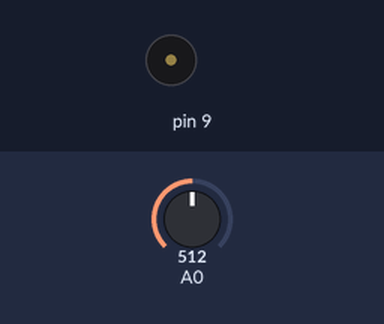
The sketch below on a simulated Arduino Uno, built with avr-gcc and run on an emulated ATmega328P. Parts: buzzer (waves = sounding). The inputs (shaded band) are chosen by the test bench; at power-on: A0 = 512. What the sketch prints to the serial monitor is not drawn.

Above: at 1.2 s.
1.3 s: A0 set to 637
4.3 s: A0 set to 668
Timing chart, 0 to 13.3 s (numbered marks = the images above; inputs shaded):
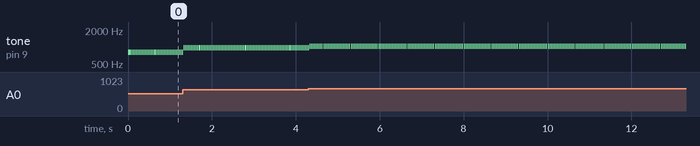

The sketch:

AnalogReadSerial_Tone.ino
```cpp
 #include <Servo.h>

Servo myservo;  // create servo object to control a servo

int threshold=500;

// the setup routine runs once when you press reset:
void setup() {


  // initialize serial communication at 9600 bits per second:
  Serial.begin(9600);
}

// the loop routine runs over and over again forever:
void loop() {
  // read the input on analog pin 0:
  int sensorValue = analogRead(A0);


  int thisPitch = map(sensorValue, 0, 1023, 120, 1500);

  // play the pitch:
  tone(9, thisPitch, 10);


  // print out the value you read:
  Serial.print("sensorValue: ");
  Serial.print(sensorValue);
    Serial.print("  thisPitch: ");
  Serial.print(thisPitch);
  Serial.println();


  delay(15);        // delay in between reads for stability
}
```

Measured:
- by itself, tone on pin 9: alternates 1021 Hz for 0.01 s and silent for 0.03 s
